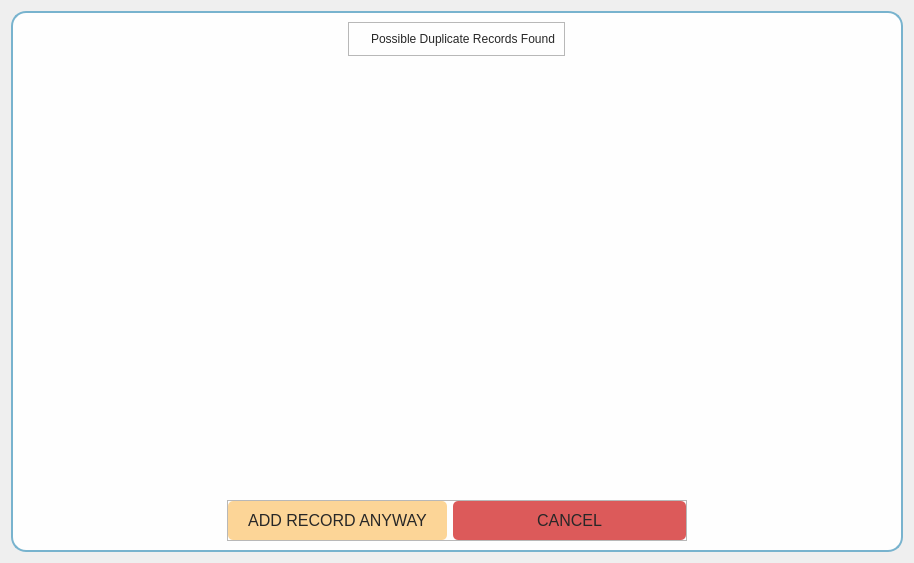
<?xml version="1.0" encoding="UTF-8"?>
<ui version="4.0">
 <class>Form</class>
 <widget class="QWidget" name="Form">
  <property name="geometry">
   <rect>
    <x>0</x>
    <y>0</y>
    <width>914</width>
    <height>563</height>
   </rect>
  </property>
  <property name="windowTitle">
   <string>Form</string>
  </property>
  <layout class="QVBoxLayout" name="verticalLayout">
   <item>
    <widget class="QFrame" name="duplicationDialogFrame">
     <property name="styleSheet">
      <string notr="true">#duplicationDialogFrame{
 background-color:rgb(254, 254, 254);
    border-radius: 15px;
    border: 2px solid #78B3CE;
}

</string>
     </property>
     <property name="frameShape">
      <enum>QFrame::StyledPanel</enum>
     </property>
     <property name="frameShadow">
      <enum>QFrame::Raised</enum>
     </property>
     <layout class="QVBoxLayout" name="verticalLayout_2">
      <item alignment="Qt::AlignHCenter|Qt::AlignTop">
       <widget class="QFrame" name="frame">
        <property name="sizePolicy">
         <sizepolicy hsizetype="Fixed" vsizetype="Fixed">
          <horstretch>0</horstretch>
          <verstretch>0</verstretch>
         </sizepolicy>
        </property>
        <property name="frameShape">
         <enum>QFrame::StyledPanel</enum>
        </property>
        <property name="frameShadow">
         <enum>QFrame::Raised</enum>
        </property>
        <layout class="QHBoxLayout" name="horizontalLayout">
         <item>
          <widget class="QLabel" name="label">
           <property name="sizePolicy">
            <sizepolicy hsizetype="Fixed" vsizetype="Fixed">
             <horstretch>0</horstretch>
             <verstretch>0</verstretch>
            </sizepolicy>
           </property>
           <property name="maximumSize">
            <size>
             <width>35</width>
             <height>35</height>
            </size>
           </property>
           <property name="text">
            <string/>
           </property>
           <property name="pixmap">
            <pixmap resource="../resource.qrc">:/Icons/Icons/warning.png</pixmap>
           </property>
           <property name="scaledContents">
            <bool>true</bool>
           </property>
          </widget>
         </item>
         <item>
          <widget class="QLabel" name="label_2">
           <property name="sizePolicy">
            <sizepolicy hsizetype="Fixed" vsizetype="Preferred">
             <horstretch>0</horstretch>
             <verstretch>0</verstretch>
            </sizepolicy>
           </property>
           <property name="styleSheet">
            <string notr="true">font: 15pt &quot;Rubik Mono One&quot;;
color:rgb(39, 39, 39);</string>
           </property>
           <property name="text">
            <string>Possible Duplicate Records Found</string>
           </property>
           <property name="alignment">
            <set>Qt::AlignCenter</set>
           </property>
          </widget>
         </item>
        </layout>
       </widget>
      </item>
      <item>
       <widget class="QFrame" name="frame_2">
        <property name="styleSheet">
         <string notr="true">background:transparent;</string>
        </property>
        <property name="frameShape">
         <enum>QFrame::StyledPanel</enum>
        </property>
        <property name="frameShadow">
         <enum>QFrame::Raised</enum>
        </property>
        <layout class="QVBoxLayout" name="verticalLayout_3">
         <property name="spacing">
          <number>0</number>
         </property>
         <property name="leftMargin">
          <number>0</number>
         </property>
         <property name="topMargin">
          <number>0</number>
         </property>
         <property name="rightMargin">
          <number>0</number>
         </property>
         <property name="bottomMargin">
          <number>0</number>
         </property>
         <item>
          <widget class="QScrollArea" name="scrollArea">
           <property name="styleSheet">
            <string notr="true">QScrollArea{
	border:none;

}
QScrollArea QScrollBar:vertical {
    background: transparent;
    width: 10px;
    margin: 0px;
}

QScrollArea QScrollBar::handle:vertical {
    background-color: rgb(129, 191, 218);
    border-radius: 5px;
    min-height: 120px;
	min-height: 200px;
}

QScrollAreaa QScrollBar::handle:vertical:hover {
    background-color: rgb(86, 127, 145);
}

QScrollArea QScrollBar::add-line:vertical,
QScrollArea QScrollBar::sub-line:vertical {
    height: 0px;
    background: none;
    border: none;
}

QScrollArea QScrollBar::groove:vertical {
    background: transparent;
    border: none;
    border-radius: 0px;
}


QScrollArea QScrollBar:horizontal {
    background: transparent;
    height: 10px; /* horizontal thickness */
    margin: 0px;
}

#walkInScrollArea QScrollBar::handle:horizontal {
    background-color: rgb(129, 191, 218);
    border-radius: 5px;
    height: 10px; /* same as scrollbar height */
}

QScrollArea QScrollBar::add-line:horizontal,
QScrollArea QScrollBar::sub-line:horizontal {
    width: 0px; /* hide buttons */
    height: 0px;
    background: none;
    border: none;
}

QScrollArea QScrollBar::groove:horizontal {
    background: transparent;
    border: none;
}

</string>
           </property>
           <property name="widgetResizable">
            <bool>true</bool>
           </property>
           <widget class="QWidget" name="scrollAreaWidgetContents">
            <property name="geometry">
             <rect>
              <x>0</x>
              <y>0</y>
              <width>872</width>
              <height>407</height>
             </rect>
            </property>
            <layout class="QVBoxLayout" name="verticalLayout_4"/>
           </widget>
          </widget>
         </item>
        </layout>
       </widget>
      </item>
      <item alignment="Qt::AlignHCenter">
       <widget class="QFrame" name="frame_3">
        <property name="styleSheet">
         <string notr="true">QPushButton{
	font-family: &quot;Montserrat SemiBold&quot;;
	font-size:12pt;
	font-weight: 63;
	color:rgb(39, 39, 39);
}</string>
        </property>
        <property name="frameShape">
         <enum>QFrame::StyledPanel</enum>
        </property>
        <property name="frameShadow">
         <enum>QFrame::Raised</enum>
        </property>
        <layout class="QHBoxLayout" name="horizontalLayout_2">
         <property name="leftMargin">
          <number>0</number>
         </property>
         <property name="topMargin">
          <number>0</number>
         </property>
         <property name="rightMargin">
          <number>0</number>
         </property>
         <property name="bottomMargin">
          <number>0</number>
         </property>
         <item>
          <widget class="QPushButton" name="AddAnywayBtn">
           <property name="styleSheet">
            <string notr="true">QPushButton{
	background-color:rgb(252, 213, 151);
	border-radius: 5px;
	padding:10px 20px 10px 20px;
}

QPushButton:hover{
	background-color:rgb(230, 193, 137);
}</string>
           </property>
           <property name="text">
            <string>ADD RECORD ANYWAY</string>
           </property>
          </widget>
         </item>
         <item>
          <widget class="QPushButton" name="CancelBtn">
           <property name="sizePolicy">
            <sizepolicy hsizetype="Expanding" vsizetype="Fixed">
             <horstretch>0</horstretch>
             <verstretch>0</verstretch>
            </sizepolicy>
           </property>
           <property name="minimumSize">
            <size>
             <width>233</width>
             <height>0</height>
            </size>
           </property>
           <property name="styleSheet">
            <string notr="true">QPushButton{
	background-color:	rgb(220, 90, 90);
	border-radius: 5px;
	padding:10px 20px 10px 20px;
}
QPushButton:hover{
background-color:rgb(180, 120, 125);
}


</string>
           </property>
           <property name="text">
            <string>CANCEL</string>
           </property>
          </widget>
         </item>
        </layout>
       </widget>
      </item>
     </layout>
    </widget>
   </item>
  </layout>
 </widget>
 <resources>
  <include location="../resource.qrc"/>
  <include location="../resource.qrc"/>
 </resources>
 <connections/>
</ui>
